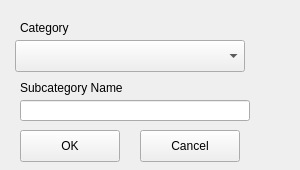
<?xml version="1.0" encoding="UTF-8"?>
<ui version="4.0">
 <class>UpdateSubcategoryWindow</class>
 <widget class="QWidget" name="UpdateSubcategoryWindow">
  <property name="geometry">
   <rect>
    <x>0</x>
    <y>0</y>
    <width>300</width>
    <height>170</height>
   </rect>
  </property>
  <property name="windowTitle">
   <string>Form</string>
  </property>
  <widget class="QLabel" name="categoryLabel">
   <property name="geometry">
    <rect>
     <x>20</x>
     <y>20</y>
     <width>101</width>
     <height>16</height>
    </rect>
   </property>
   <property name="text">
    <string>Category</string>
   </property>
  </widget>
  <widget class="QLabel" name="label_2">
   <property name="geometry">
    <rect>
     <x>20</x>
     <y>80</y>
     <width>141</width>
     <height>16</height>
    </rect>
   </property>
   <property name="text">
    <string>Subcategory Name</string>
   </property>
  </widget>
  <widget class="QComboBox" name="categoryCombo">
   <property name="geometry">
    <rect>
     <x>15</x>
     <y>40</y>
     <width>230</width>
     <height>32</height>
    </rect>
   </property>
  </widget>
  <widget class="QLineEdit" name="subcategoryNameInput">
   <property name="geometry">
    <rect>
     <x>20</x>
     <y>100</y>
     <width>230</width>
     <height>21</height>
    </rect>
   </property>
  </widget>
  <widget class="QPushButton" name="okButton">
   <property name="geometry">
    <rect>
     <x>20</x>
     <y>130</y>
     <width>100</width>
     <height>32</height>
    </rect>
   </property>
   <property name="text">
    <string>OK</string>
   </property>
  </widget>
  <widget class="QPushButton" name="cancelButton">
   <property name="geometry">
    <rect>
     <x>140</x>
     <y>130</y>
     <width>100</width>
     <height>32</height>
    </rect>
   </property>
   <property name="text">
    <string>Cancel</string>
   </property>
  </widget>
 </widget>
 <resources/>
 <connections/>
</ui>
